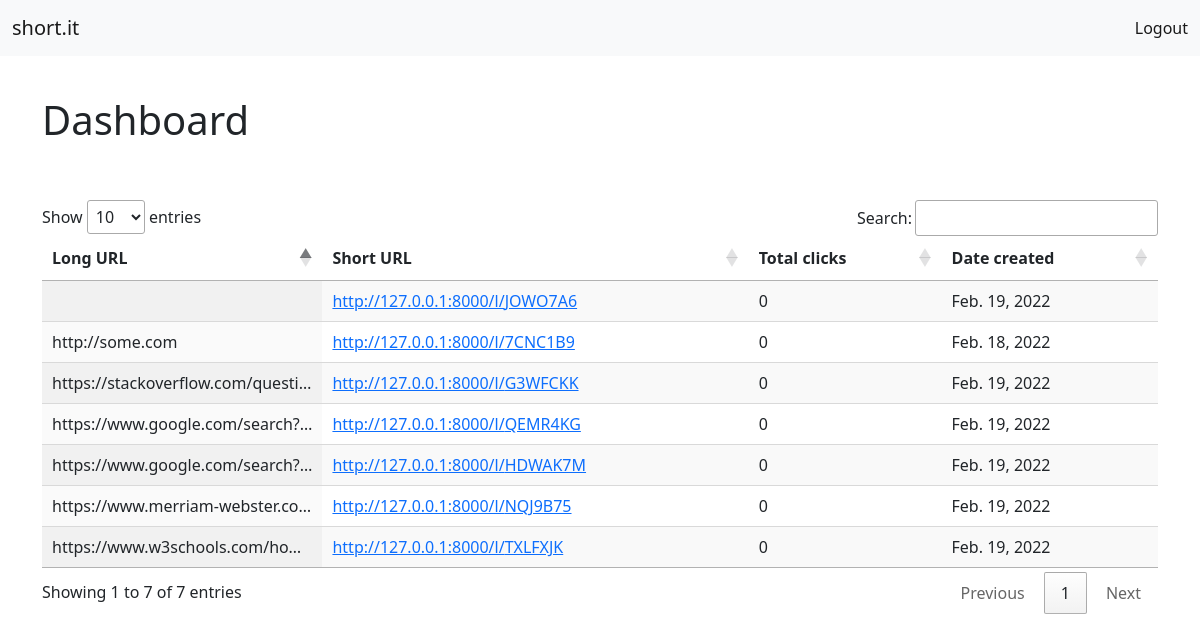
The app's page /dashboard (signed in) with its own data.
### shortner/models.py (models this page shows)
class UrlList(models.Model):
    key = models.CharField(max_length=20)
    url = models.CharField(max_length=250)
    user = models.ForeignKey(User, on_delete=CASCADE)
    date_added = models.DateField(auto_now_add=True)
    total_clicks = models.IntegerField(default=0)

### shortner/views.py (the view)
# urls.py: path('dashboard', views.user_dashboard),
@never_cache
@login_required(login_url='/login')
def user_dashboard(request):
    user = request.session['userid']
    query = UrlList.objects.filter(user_id=user)
    if query:
        return render(request, 'dashboard.html', {'urls': query})
    return render(request, 'dashboard.html')

### shortner/templates/dashboard.html (shortened to what this page needs)
<!doctype html>
<html lang="en">
  <head>
    <link href="https://cdn.jsdelivr.net/npm/bootstrap@5.0.2/dist/css/bootstrap.min.css" rel="stylesheet">
    <link rel="stylesheet" type="text/css" href="https://cdn.datatables.net/1.11.4/css/jquery.dataTables.css">
  </head>
  <body>
    <nav class="navbar navbar-light bg-light">
  <div class="container-fluid">
    <a class="navbar-brand" href="/">short.it</a>
    <form class="d-flex">
       <ul class="navbar-nav">
        <li class="nav-item">
          <a class="nav-link active" aria-current="page" href="/logout">Logout</a>
        </li>
       </ul>
    </form>
  </div>
</nav>
<div class="container" style="margin-top: 40px;">
  <h1>Dashboard</h1> <br><br>
    {% if urls %}
    <table id="table_id" class="display">
        <thead>
            <tr>
                <th>Long URL</th>
                <th>Short URL</th>
                <th>Total clicks</th>
                <th>Date created</th>
            </tr>
        </thead>
        <tbody>
            {% for url in urls %}
            <tr>
                <td style="max-width: 160px; text-overflow: ellipsis; overflow: hidden; white-space: nowrap;">{{url.url}}</td>
                <td><a href="http://127.0.0.1:8000/l/{{url.key}}" target="_blank">http://127.0.0.1:8000/l/{{url.key}}</a></td>
                <td>{{url.total_clicks}}</td>
                <td>{{url.date_added}}</td>
            </tr>
            {% endfor %}
        </tbody>
    </table>
    {% else %}
    <p>You haven't shortened any url.</p>
    {% endif %}
</div>
  </body>
</html>

### records on screen
UrlList: url "http://some.com", key "7CNC1B9", total_clicks "0", date_added "Feb. 18, 2022"
UrlList: key "JOWO7A6", total_clicks "0", date_added "Feb. 19, 2022"
UrlList: url "https://www.w3schools.com/ho…", key "TXLFXJK", total_clicks "0", date_added "Feb. 19, 2022"
UrlList: url "https://www.merriam-webster.co…", key "NQJ9B75", total_clicks "0", date_added "Feb. 19, 2022"
UrlList: url "https://www.google.com/search…", key "QEMR4KG", total_clicks "0", date_added "Feb. 19, 2022"
UrlList: url "https://www.google.com/search…", key "HDWAK7M", total_clicks "0", date_added "Feb. 19, 2022"
UrlList: url "https://stackoverflow.com/questi…", key "G3WFCKK", total_clicks "0", date_added "Feb. 19, 2022"
